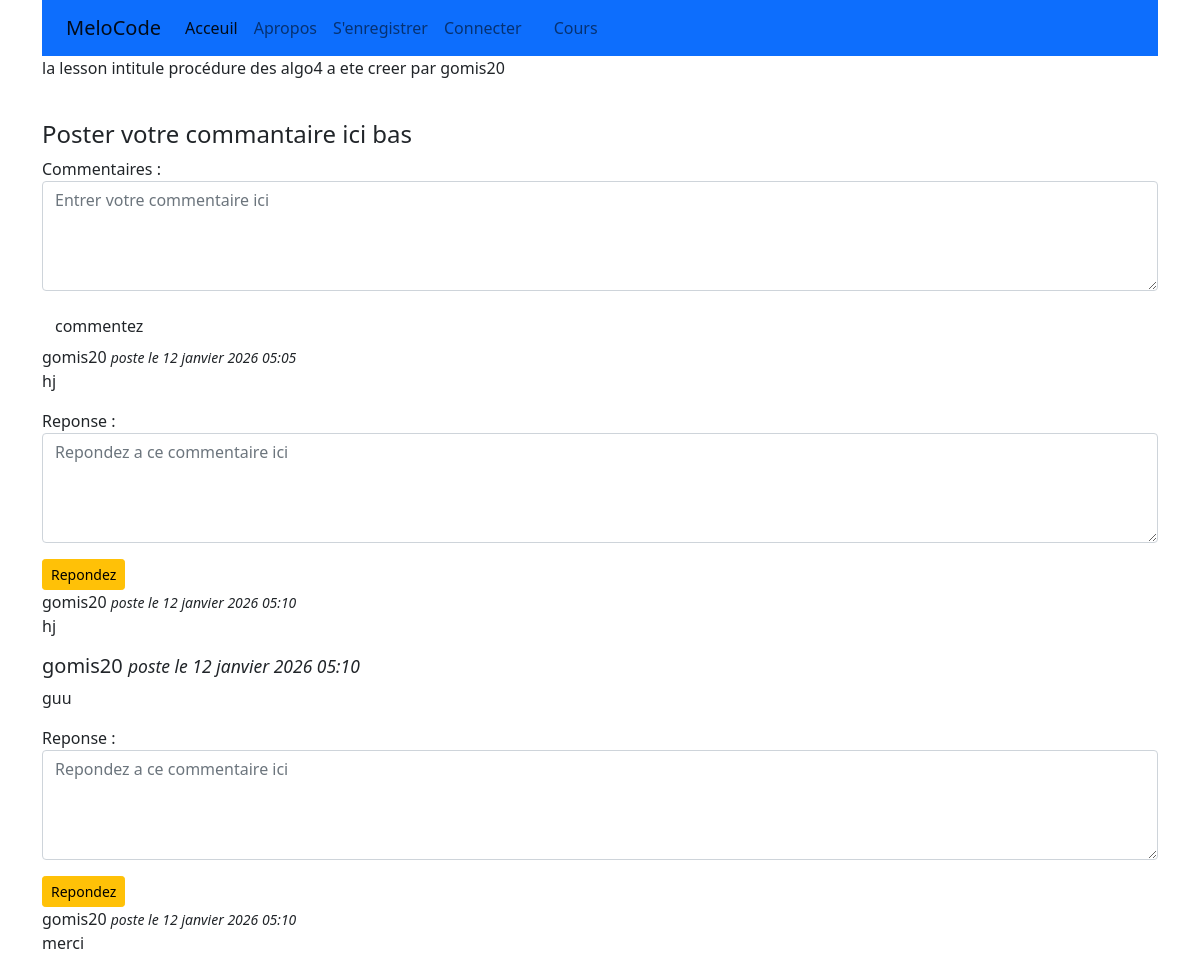
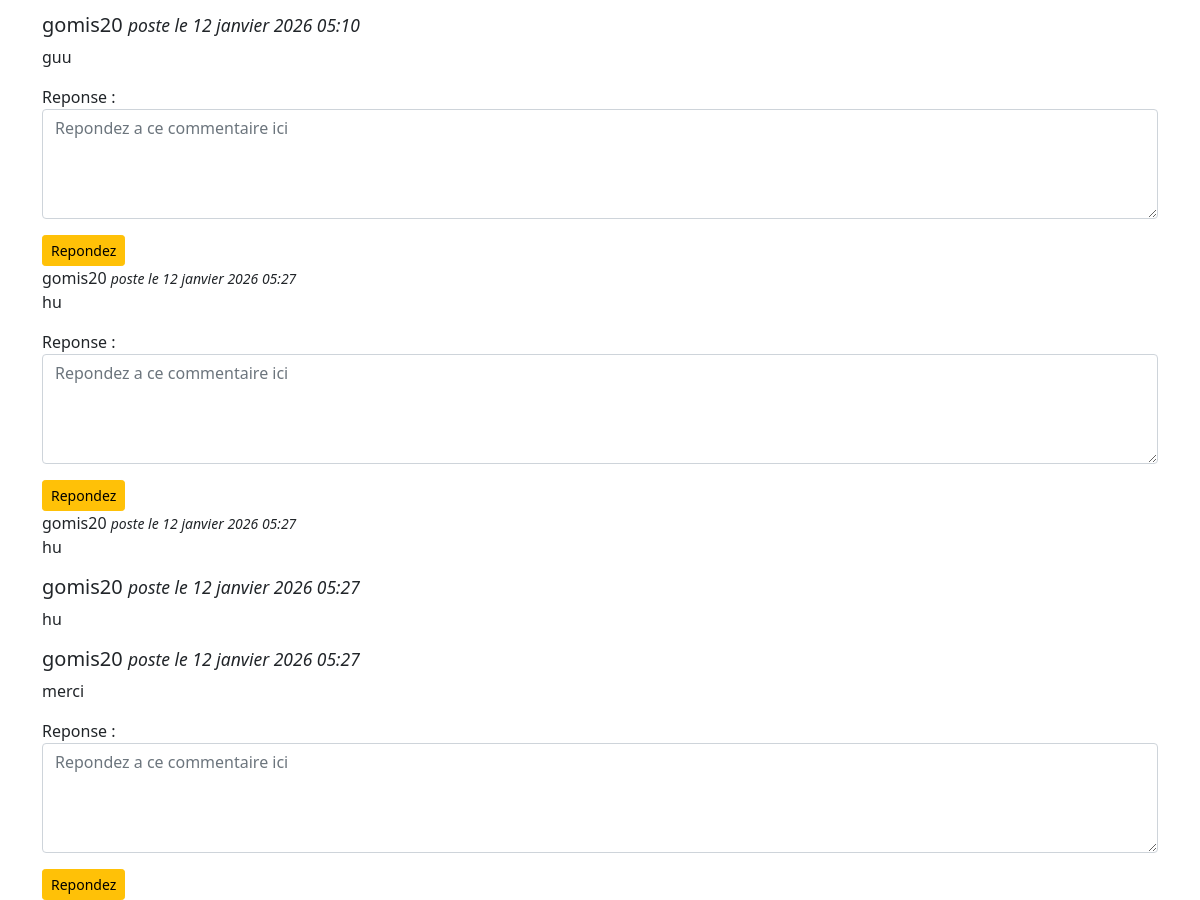
The app's page /programmes/niveau1/logic-des-algorithmes/procedure-des-algo4/ with its own data (2 pictures, top to bottom).
### programmes/models.py (models this page shows, shortened)
class Lesson(models.Model):
    lesson_id = models.CharField(unique=True,max_length=100)
    niveau = models.ForeignKey(Niveau, on_delete=models.CASCADE, )
    titre = models.CharField(max_length=200)
    slug = models.SlugField(max_length=100, blank=True, unique=True)
    contenu = models.TextField()
    matiere = models.ForeignKey(Matiere, on_delete=models.CASCADE, related_name='lessons')
    video = models.FileField(upload_to='video', null=True, blank=True, verbose_name='cours en video')
    fpe = models.FileField(upload_to ='FPE', null=True, blank=True, verbose_name='cours en presentation')
    pdf = models.FileField(upload_to='PDF', null=True, blank=True, verbose_name='cours en pdf')
    creer_par = models.ForeignKey(User, on_delete=models.CASCADE)
    nom = models.CharField(max_length=100)
    position = models.PositiveBigIntegerField(verbose_name='chapitre no', default=0)
    date_creation = models.DateTimeField(auto_now_add=True)
    class Meta:
        ordering = ['position']
        unique_together = ['matiere', 'slug']

class Commentaire(models.Model):
    nom_lesson = models.ForeignKey(Lesson, null=True, on_delete=models.CASCADE, related_name='comments')
    nom_comm = models.CharField(max_length=100, blank=True)
    auteur = models.ForeignKey(User, on_delete = models.CASCADE)
    corps = models.TextField(max_length=500)
    date_added = models.DateTimeField(auto_now_add=True)

class  Reponse(models.Model):
    nom_comm = models.ForeignKey(Commentaire, on_delete=models.CASCADE, related_name='reponses')
    corps = models.TextField(max_length=500)
    auteur = models.ForeignKey(User, on_delete=models.CASCADE)
    date_added = models.DateTimeField(auto_now_add=True)

### programmes/views.py (the view, shortened to what this page needs)
# urls.py: path('<str:niveau>/<str:matiere>/<slug:slug>/',LessonListviewDetail.as_view(),name='lessonListDetail'),
class LessonListviewDetail(DetailView, FormView):
    model = Lesson
    template_name = 'programmes/LessonListdetail.html'
    context_object_name = 'lesson'
    form_class = ComForm
    second_form_class = RepForm
    def get_context_data(self, **kwargs):
        context = super(LessonListviewDetail,self).get_context_data(**kwargs)
        if 'form' not in context:
            context['form'] =self.form_class()
        if 'form2' not in context:
            context['form2'] =self.second_form_class()
        return context

### programmes/form.py
class ComForm(forms.ModelForm):
    class Meta:
        model = Commentaire
        fields = {'corps'}
        labels = {'corps':'Commentaires'}
        widgets= {
            'corps':forms.Textarea(attrs={
            'class':'form-control',
            'rows':4,
            'cols':70,
            'placeholder':'Entrer votre commentaire ici',
            })
        }

class RepForm(forms.ModelForm):
    class Meta:
        model = Reponse
        fields = {'corps'}
        labels = {'corps':'Reponse'}
        widgets= {
            'corps':forms.Textarea(attrs={
            'class':'form-control',
            'rows':4,
            'cols':70,
            'placeholder':'Repondez a ce commentaire ici',
            })
        }

### programmes/templates/programmes/LessonListdetail.html (shortened to what this page needs)
{% extends "base.html" %}
{% block content %}
    <p>la lesson intitule {{ lesson.nom }} a ete creer par  {{ lesson.creer_par }}</p><br>
    <h4>Poster votre commantaire ici bas </h4>
    <form method="post">
        <div class="form-group">
            {{ form.as_p }}
            <input type="submit" name="form" value="commentez" class="btn">
        </div
    </form
    {% for comment in lesson.comments.all %}
        <h4> {{ comment.auteur }} <small> <i> poste le {{ comment.date_added }}</i></small></h4>
        <p>{{ comment.corps }}</p>
        {% for reponse in comment.reponses.all %}
            <h5> {{ reponse.auteur }} <small> <i> poste le {{ comment.date_added }}</i></small></h5>
            <p>{{ reponse.corps }}</p>
        {% endfor %}
        <form method="post">
            {{ form2.as_p }}
            <input type="submit" name="form2" value="Repondez" class="btn btn-warning btn-sm">
        </form
    {% endfor %}
{% endblock %}

### records on screen
Lesson: nom "procédure des algo4", creer_par "gomis20"
Commentaire: auteur "gomis20", date_added "12 janvier 2026 05:05", corps "hj"
Commentaire: auteur "gomis20", date_added "12 janvier 2026 05:10", corps "hj"
Reponse: auteur "gomis20", corps "guu"
Commentaire: auteur "gomis20", date_added "12 janvier 2026 05:10", corps "merci"
Reponse: auteur "gomis20", corps "guu"
Commentaire: auteur "gomis20", date_added "12 janvier 2026 05:27", corps "hu"
Commentaire: auteur "gomis20", date_added "12 janvier 2026 05:27", corps "hu"
Reponse: auteur "gomis20", corps "hu"
Reponse: auteur "gomis20", corps "merci"
